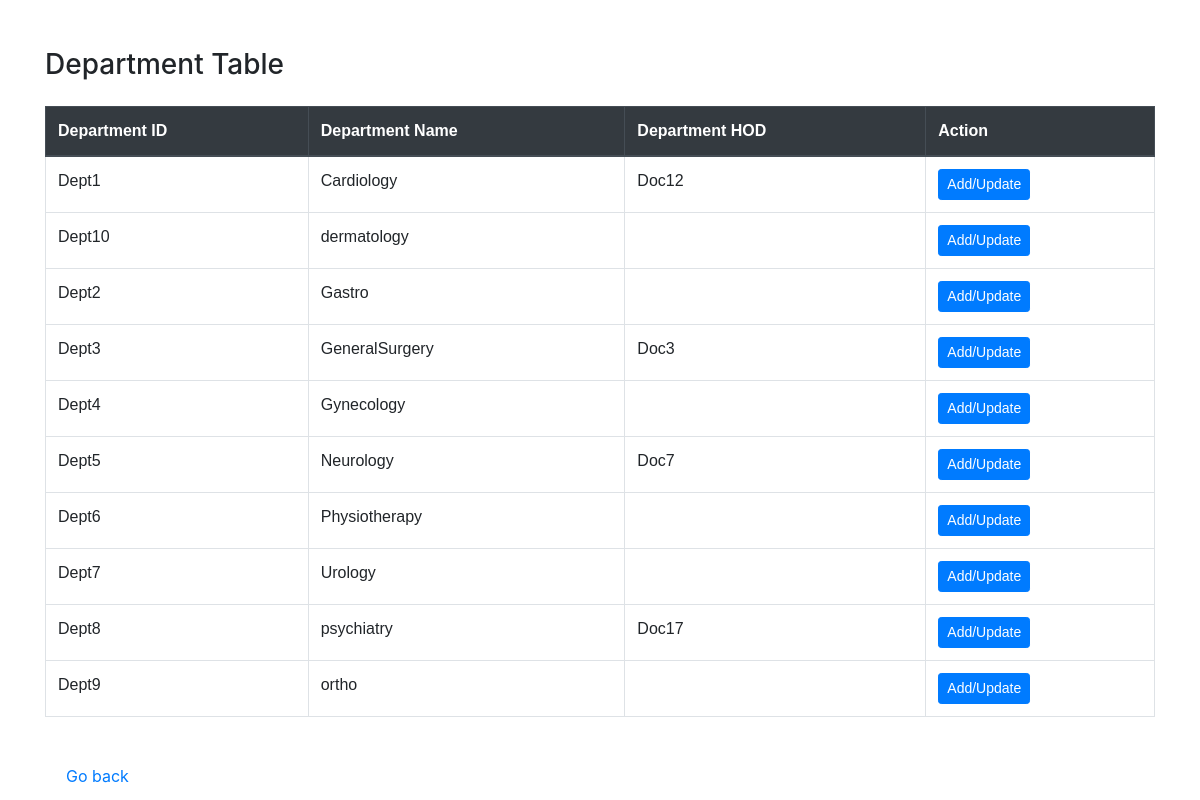
The app's page /add_update_hod.php with its own data.
### tables this page shows
CREATE TABLE `department` (
  `Dept_ID` varchar(10) NOT NULL,
  `Dept_name` varchar(50) NOT NULL,
  `hod` varchar(10) DEFAULT NULL
);

### add_update_hod.php (the view, shortened to what this page needs)
<?php
include "config.php";
?>
<!DOCTYPE html>
<html>
<head>
    <link rel="stylesheet" href="https://stackpath.bootstrapcdn.com/bootstrap/4.5.2/css/bootstrap.min.css">
    <link rel="stylesheet" href="style.css">
</head>
<body>
    <div class="container mt-5">
        <h3 class="mb-4">Department Table</h3>
        <div class="table-responsive">
            <?php
            $sql = "SELECT `Dept_ID` , `Dept_name`,`hod`FROM department";
            if ($result = mysqli_query($link, $sql)) {
                if ($result->num_rows > 0) {
                    echo "<table class='table table-bordered table-hover'>";
                    echo "<thead class='thead-dark'>";
                    echo "<tr>";
                    echo "<th>Department ID</th>";
                    echo "<th>Department Name</th>";
                    echo "<th>Department HOD</th>";
                    echo "<th>Action</th>";
                    echo "</tr>";
                    echo "</thead>";
                    echo "<tbody>";
                    while ($row = mysqli_fetch_assoc($result)) {
                        echo "<tr>";
                        echo "<td>" . $row['Dept_ID'] . "</td>";
                        echo "<td>" . $row['Dept_name'] . "</td>";
                        echo "<td>" . $row['hod'] . "</td>";
                        echo '<td>
                            <a href="add_update_hod_proc.php?id=' . $row["Dept_ID"] . '" class="btn btn-primary btn-sm">Add/Update</a>
                        </td>';
                        echo "</tr>";
                    }
                    echo "</tbody>";
                    echo "</table>";
                } else {
                    echo "<p class='text-muted'>No department found</p>";
                }
            } else {
                echo "<p class='text-danger'>ERROR: Could not execute $sql. " . $mysqli->error . "</p>";
            }
            ?>
        </div>
        <br>
        <a class="btn btn-link ml-2" href="index.php">Go back</a>
    </div>
</body>
</html>

### style.css (style rules this page uses)
* { margin: 0; padding: 0; box-sizing: border-box; }
table { font-family: arial, sans-serif; border-collapse: collapse; width: 100%; }
td, th { border: 1px solid #dddddd; text-align: left; padding: 8px; }
tr:nth-child(even) { background-color: white; }

### records on screen
department: Dept_ID "Dept1", Dept_name "Cardiology", hod "Doc12"
department: Dept_ID "Dept10", Dept_name "dermatology"
department: Dept_ID "Dept2", Dept_name "Gastro"
department: Dept_ID "Dept3", Dept_name "GeneralSurgery", hod "Doc3"
department: Dept_ID "Dept4", Dept_name "Gynecology"
department: Dept_ID "Dept5", Dept_name "Neurology", hod "Doc7"
department: Dept_ID "Dept6", Dept_name "Physiotherapy"
department: Dept_ID "Dept7", Dept_name "Urology"
department: Dept_ID "Dept8", Dept_name "psychiatry", hod "Doc17"
department: Dept_ID "Dept9", Dept_name "ortho"
